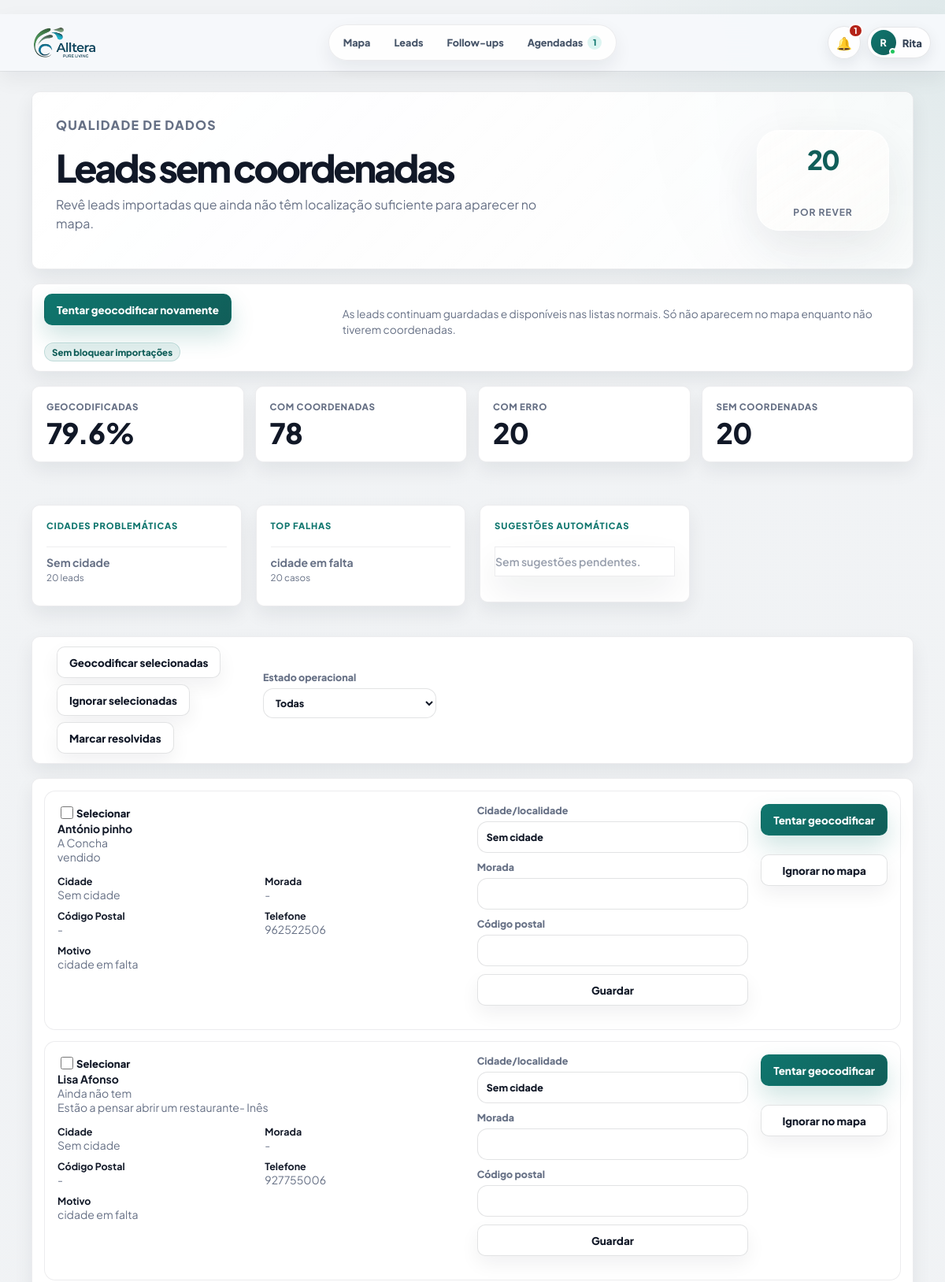
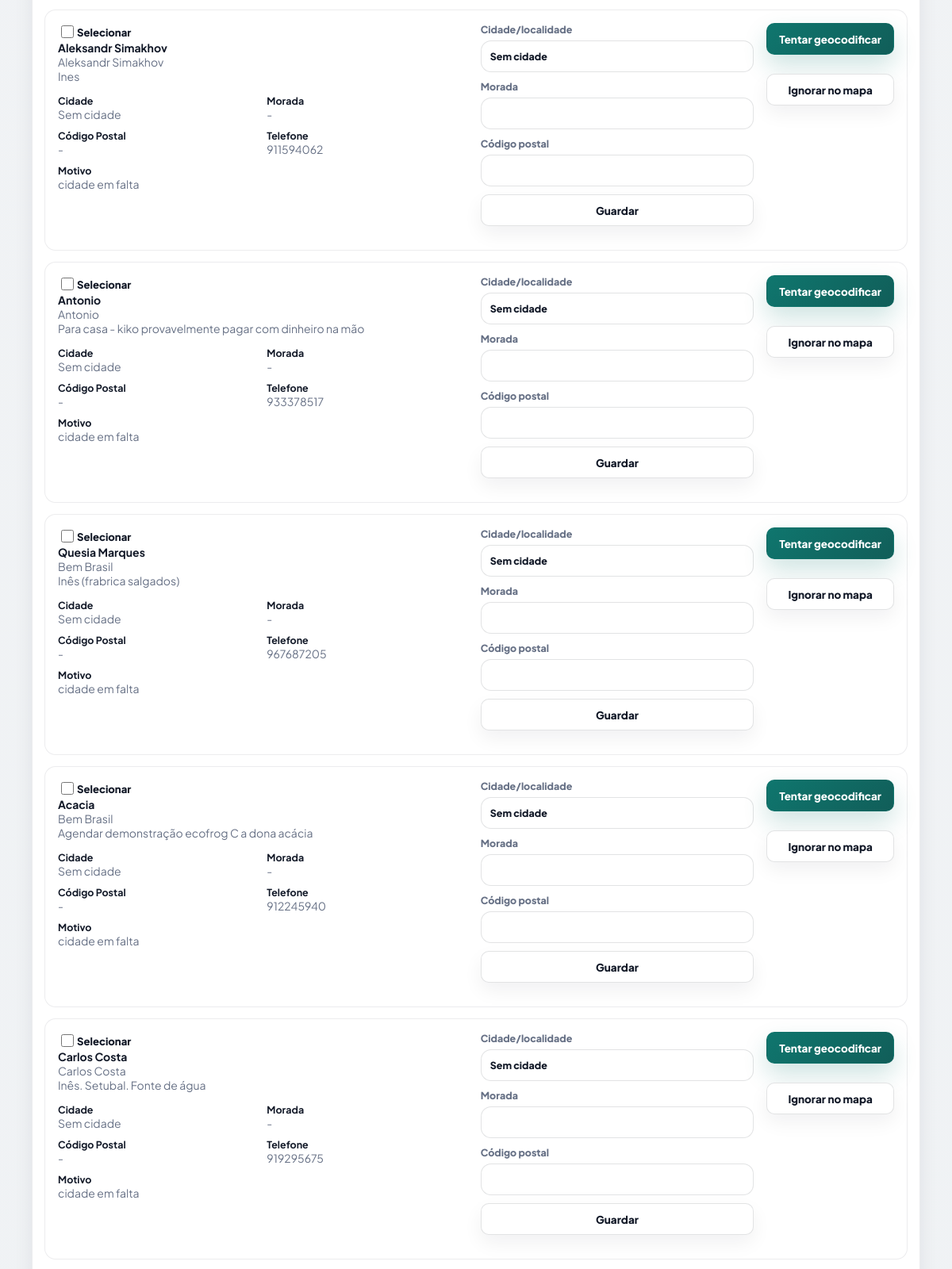
The page /sem-coordenadas (signed in, upper part) on the database its author committed (2 pictures, top to bottom).
### PlataformaApoioDecisaoComercial/models.py (models this page shows, shortened)
class User(UserMixin, db.Model):
    __tablename__ = "users"
    id = db.Column(db.Integer, primary_key=True)
    nome = db.Column(db.String(120), nullable=False)
    email = db.Column(db.String(160), nullable=False, unique=True, index=True)
    password_hash = db.Column(db.String(255), nullable=False)
    role = db.Column(db.String(40), nullable=False, default="comercial")
    ativo = db.Column(db.Boolean, nullable=False, default=True)
    created_at = db.Column(db.DateTime, default=datetime.utcnow)
    @property
    def is_active(self):
        return bool(self.ativo)
    historico = db.relationship("HistoricoLead", back_populates="user", lazy="dynamic")
    assigned_leads = db.relationship("Lead", back_populates="assigned_to", lazy="dynamic")

class Lead(db.Model):
    id = db.Column(db.Integer, primary_key=True)
    nome_cliente = db.Column(db.String(180), nullable=True)
    area_negocio = db.Column(db.String(120), nullable=True)
    cidade = db.Column(db.String(80), nullable=True)
    empresa = db.Column(db.String(180), nullable=True)
    nome_empresa = db.Column(db.String(180), nullable=False)
    tipo_cliente = db.Column(db.String(80), nullable=False)
    morada = db.Column(db.String(220), nullable=True)
    codigo_postal = db.Column(db.String(20), nullable=True)
    localidade = db.Column(db.String(80), nullable=False)
    contacto = db.Column(db.String(120), nullable=True)
    telefone = db.Column(db.String(40), nullable=True)
    email = db.Column(db.String(160), nullable=True)
    categoria = db.Column(db.String(120), nullable=True)
    nif = db.Column(db.String(30), nullable=True)
    observacoes = db.Column(db.Text, nullable=True)
    observacoes_contacto = db.Column(db.Text, nullable=True)
    reuniao_info = db.Column(db.Text, nullable=True)
    classificacao_observacao = db.Column(db.String(80), nullable=True)
    motivo_classificacao = db.Column(db.Text, nullable=True)
    latitude = db.Column(db.Float, nullable=True)
    longitude = db.Column(db.Float, nullable=True)
    estado = db.Column(db.String(40), nullable=False, default="Por contactar")
    estado_lead = db.Column(db.String(40), nullable=True, default="Por contactar")
    prioridade = db.Column(db.String(20), nullable=True, default="Baixa")
    comercial_responsavel = db.Column(db.String(80), nullable=False, default="Flávia")
    data_novo_contacto = db.Column(db.Date, nullable=True)
    data_reuniao = db.Column(db.Date, nullable=True)
    hora_reuniao = db.Column(db.String(10), nullable=True)
    tags = db.Column(db.String(300), nullable=True)
    insight_tags = db.Column(db.String(400), nullable=True)
    insight_note = db.Column(db.Text, nullable=True)
    assigned_to_id = db.Column(db.Integer, db.ForeignKey("users.id"), nullable=True, index=True)
    created_at = db.Column(db.DateTime, default=datetime.utcnow)
    updated_at = db.Column(db.DateTime, default=datetime.utcnow, onupdate=datetime.utcnow)
    assigned_to = db.relationship("User", back_populates="assigned_leads")
    historico = db.relationship(
        "HistoricoLead",
        backref="lead",
        cascade="all, delete-orphan",
        order_by="desc(HistoricoLead.created_at)",
    )
    def tag_list(self):
        return [tag.strip() for tag in (self.tags or "").split(",") if tag.strip()]

### PlataformaApoioDecisaoComercial/app.py (the view, shortened to what this page needs)
    @app.route("/sem-coordenadas", methods=["GET", "POST"])
    @login_required
    def sem_coordenadas():
        status_filter = request.args.get("estado", "todas")
        leads = [lead for lead in Lead.query.order_by(Lead.nome_empresa.asc()).all() if needs_coordinate_review(lead)]
        if status_filter == "ativas":
            leads = [lead for lead in leads if is_active_lead(lead)]
        elif status_filter == "inativas":
            leads = [lead for lead in leads if is_inactive_lead(lead)]
        rows = [{"lead": lead, "motivo": coordinate_review_reason(lead), "sugestao": city_suggestion(lead.cidade or lead.localidade)} for lead in leads]
        return render_template("sem_coordenadas.html", rows=rows, status_filter=status_filter, quality=coordinate_quality_context(rows))

### PlataformaApoioDecisaoComercial/templates/sem_coordenadas.html (shortened to what this page needs)
{% extends "base.html" %}
{% block content %}
<main class="page-shell history-page">
    <section class="panel import-hero history-hero">
        <div>
            <p class="eyebrow">Qualidade de dados</p>
            <h1>Leads sem coordenadas</h1>
            <p>Revê leads importadas que ainda não têm localização suficiente para aparecer no mapa.</p>
        </div>
        <div class="history-hero__meta">
            <span>{{ rows|length }}</span>
            <strong>por rever</strong>
        </div>
    </section>
    <section class="panel history-toolbar">
        <div>
            <form method="post">
                <button class="button" type="submit">Tentar geocodificar novamente</button>
            </form>
            <span class="tag tag--soft">Sem bloquear importações</span>
        </div>
        <p class="hint">As leads continuam guardadas e disponíveis nas listas normais. Só não aparecem no mapa enquanto não tiverem coordenadas.</p>
    </section>
    <section class="metric-grid dashboard-metrics">
        <article><span>Geocodificadas</span><strong>{{ quality.geocoded_percent }}%</strong></article>
        <article><span>Com coordenadas</span><strong>{{ quality.with_coords }}</strong></article>
        <article><span>Com erro</span><strong>{{ quality.total_errors }}</strong></article>
        <article><span>Sem coordenadas</span><strong>{{ quality.without_coords }}</strong></article>
    </section>
    <section class="dashboard-grid">
        <article class="panel dashboard-card">
            <p class="eyebrow">Cidades problemáticas</p>
            <div class="dashboard-list">
                {% for city, count in quality.problem_cities %}
                <span><strong>{{ city }}</strong><small>{{ count }} leads</small></span>
                {% else %}
                <p class="empty-state empty-state--quiet">Sem falhas por cidade.</p>
                {% endfor %}
            </div>
        </article>
        <article class="panel dashboard-card">
            <p class="eyebrow">Top falhas</p>
            <div class="dashboard-list">
                {% for reason, count in quality.top_failures %}
                <span><strong>{{ reason }}</strong><small>{{ count }} casos</small></span>
                {% else %}
                <p class="empty-state empty-state--quiet">Sem falhas.</p>
                {% endfor %}
            </div>
        </article>
        <article class="panel dashboard-card">
            <p class="eyebrow">Sugestões automáticas</p>
            <div class="dashboard-list">
                {% for suggestion in quality.suggestions %}
                <span><strong>{{ suggestion.lead.cidade or suggestion.lead.localidade }}</strong><small>Sugerido: {{ suggestion.suggested }}</small></span>
                {% else %}
                <p class="empty-state empty-state--quiet">Sem sugestões pendentes.</p>
                {% endfor %}
            </div>
        </article>
    </section>
    <section class="panel history-toolbar">
        <div class="bulk-actions">
            <button class="button secondary" form="bulkCoordsForm" name="action" value="bulk_retry" type="submit">Geocodificar selecionadas</button>
            <button class="button secondary" form="bulkCoordsForm" name="action" value="bulk_ignore" type="submit">Ignorar selecionadas</button>
            <button class="button secondary" form="bulkCoordsForm" name="action" value="bulk_resolved" type="submit">Marcar resolvidas</button>
        </div>
        <form class="inactive-filters" method="get">
            <label class="history-filter-label">Estado operacional
                <select name="estado" onchange="this.form.submit()">
                    <option value="todas" {% if status_filter == 'todas' %}selected{% endif %}>Todas</option>
                </select>
            </label>
        </form>
    </section>
    <section class="panel no-coords-panel">
        {% for item in rows %}
        {% set lead = item.lead %}
        <article class="no-coords-row">
            <div class="no-coords-main">
                <label class="check-row"><input form="bulkCoordsForm" type="checkbox" name="lead_ids" value="{{ lead.id }}"> Selecionar</label>
                <div>
                    <strong>{{ lead.nome_cliente or lead.nome_empresa }}</strong>
                    <span>{{ lead.nome_empresa }}</span>
                </div>
                <p>{{ lead.observacoes or lead.observacoes_contacto or "Sem observações" }}</p>
                <div class="no-coords-grid">
                    <span><b>Cidade</b>{{ lead.cidade or lead.localidade or "-" }}</span>
                    <span><b>Morada</b>{{ lead.morada or "-" }}</span>
                    <span><b>Código Postal</b>{{ lead.codigo_postal or "-" }}</span>
                    <span><b>Telefone</b>{{ lead.telefone or "-" }}</span>
                    <span><b>Motivo</b>{{ item.motivo }}</span>
                </div>
            </div>
            <form class="no-coords-form" method="post">
                <label>Cidade/localidade<input name="cidade" value="{{ lead.cidade or lead.localidade or '' }}"></label>
                <label>Morada<input name="morada" value="{{ lead.morada or '' }}"></label>
                <label>Código postal<input name="codigo_postal" value="{{ lead.codigo_postal or '' }}"></label>
                <button class="button secondary" type="submit">Guardar</button>
            </form>
            <div class="no-coords-actions">
                <form method="post">
                    <button class="button" type="submit">Tentar geocodificar</button>
                </form>
                <form method="post">
                    <button class="button secondary" type="submit">Ignorar no mapa</button>
                </form>
            </div>
        </article>
        {% else %}
        <p class="empty-state">Não existem leads sem coordenadas para rever.</p>
        {% endfor %}
    </section>
</main>
{% endblock %}

### PlataformaApoioDecisaoComercial/templates/base.html (shortened to what this page needs)
﻿<!doctype html>
<html lang="pt">
<head>
    <link rel="stylesheet" href="https://unpkg.com/leaflet@1.9.4/dist/leaflet.css">
    <link rel="stylesheet" href="{{ url_for('static', filename='css/styles.css') }}">
</head>
<body>
    <div class="app-shell">
        <header class="topbar topbar--minimal" id="appTopbar" aria-label="Barra superior">
            <a class="topnav-brand" href="{{ url_for('admin_overview') if current_user.is_authenticated and current_user.role == 'admin' else (url_for('mapa_leads') if current_user.is_authenticated else url_for('login')) }}" aria-label="Alltera">
                <span class="topnav-brand__logo" aria-hidden="true">
                    <img src="{{ url_for('static', filename='alltera-logo.png') }}" alt="">
                </span>
            </a>
            {% if current_user.is_authenticated %}
            <nav class="topnav-pill" aria-label="Navegação principal">
                {% if current_user.role == "admin" %}
                <a href="{{ url_for('admin_overview') }}" {% if request.endpoint == 'admin_overview' %}aria-current="page"{% endif %}>Overview</a>
                <a href="{{ url_for('mapa_leads') }}" {% if request.endpoint == 'mapa_leads' %}aria-current="page"{% endif %}>Mapa</a>
                <a href="{{ url_for('todas_leads') }}" {% if request.endpoint == 'todas_leads' %}aria-current="page"{% endif %}>Leads</a>
                <a href="{{ url_for('admin_users') }}" {% if request.endpoint == 'admin_users' %}aria-current="page"{% endif %}>Equipa</a>
                <a href="{{ url_for('historico') }}" {% if request.endpoint == 'historico' %}aria-current="page"{% endif %}>Auditoria</a>
                <a href="{{ url_for('importar_leads') }}" {% if request.endpoint == 'importar_leads' %}aria-current="page"{% endif %}>Importar Leads</a>
                {% else %}
                <a href="{{ url_for('mapa_leads') }}" {% if request.endpoint == 'mapa_leads' %}aria-current="page"{% endif %}>Mapa</a>
                <a href="{{ url_for('todas_leads') }}" {% if request.endpoint == 'todas_leads' %}aria-current="page"{% endif %}>Leads</a>
                <a href="{{ url_for('esquecidas') }}" {% if request.endpoint == 'esquecidas' %}aria-current="page"{% endif %}>Follow-ups</a>
                <a href="{{ url_for('agendadas') }}" {% if request.endpoint == 'agendadas' %}aria-current="page"{% endif %}>
                    Agendadas
                    {% if scheduled_sidebar_count %}
                    <strong class="topnav-badge">{{ scheduled_sidebar_count }}</strong>
                    {% endif %}
                </a>
                {% endif %}
            </nav>
            {% endif %}
            <div class="topbar__actions">
                {% if current_user.is_authenticated %}
                {% set display_name = current_user.nome or current_user.email %}
                {% set first_name = display_name.split()[0] %}
                <div class="notifications-menu" id="notificationsMenu">
                    <button class="notifications-trigger" id="notificationsButton" type="button" aria-haspopup="menu" aria-expanded="false" aria-controls="notificationsDropdown" title="Notificações operacionais">
                        <span aria-hidden="true">🔔</span>
                        {% if operational_notifications.count > 0 %}
                        <strong>{{ operational_notifications.count }}</strong>
                        {% endif %}
                    </button>
                </div>
                <div class="profile-menu" id="profileMenu">
                    <button class="profile-trigger" id="profileMenuButton" type="button" aria-haspopup="menu" aria-expanded="false" aria-controls="profileDropdown">
                        <span class="profile-avatar" aria-hidden="true">{{ display_name[:1]|upper }}<i></i></span>
                        <span class="profile-trigger__name">{{ first_name }}</span>
                    </button>
                </div>
                {% endif %}
            </div>
        </header>
        <div class="app-shell__content">
            {% block content %}{% endblock %}
        </div>
    </div>
    {% if current_user.is_authenticated %}
    <aside class="command-palette" id="commandPalette" aria-hidden="true">
    </aside>
    <aside class="global-lead-drawer" id="globalLeadDrawer" aria-hidden="true">
    </aside>
    {% endif %}
</body>
</html>

### rows shown on the page
User: nome "R", nome "Rita"
Lead: cidade "Sem cidade", count "20", nome_cliente "António pinho", nome_empresa "A Concha", observacoes+observacoes_contacto "vendido", cidade "Sem cidade", morada "-", codigo_postal "-", telefone "962522506", cidade "Sem cidade"
Lead: nome_cliente "Lisa Afonso", nome_empresa "Ainda não tem", observacoes "Estão a pensar abrir um restaurante- Inês", cidade "Sem cidade", morada "-", codigo_postal "-", telefone "927755006", cidade "Sem cidade"
Lead: nome_cliente "Aleksandr Simakhov", nome_empresa "Aleksandr Simakhov", observacoes "Ines", cidade "Sem cidade", morada "-", codigo_postal "-", telefone "911594062", cidade "Sem cidade"
Lead: nome_cliente "Antonio", nome_empresa "Antonio", observacoes "Para casa - kiko provavelmente pagar com dinheiro na mão", cidade "Sem cidade", morada "-", codigo_postal "-", telefone "933378517", cidade "Sem cidade"
Lead: nome_cliente "Quesia Marques", nome_empresa "Bem Brasil", observacoes "Inês (frabrica salgados)", cidade "Sem cidade", morada "-", codigo_postal "-", telefone "967687205", cidade "Sem cidade"
Lead: nome_cliente "Acacia", nome_empresa "Bem Brasil", observacoes "Agendar demonstração ecofrog C a dona acácia", cidade "Sem cidade", morada "-", codigo_postal "-", telefone "912245940", cidade "Sem cidade"
Lead: nome_cliente "Carlos Costa", nome_empresa "Carlos Costa", observacoes "Inês. Setubal. Fonte de água", cidade "Sem cidade", morada "-", codigo_postal "-", telefone "919295675", cidade "Sem cidade"

### other values the page prints
{{ scheduled_sidebar_count }} "1"
{{ operational_notifications.count }} "1"
{{ rows|length }} "20"
{{ quality.geocoded_percent }} "79.6"
{{ quality.with_coords }} "78"
{{ quality.total_errors }} "20"
{{ quality.without_coords }} "20"
{{ reason }} "cidade em falta"
{{ count }} "20"
{{ item.motivo }} "cidade em falta" "cidade em falta" "cidade em falta" "cidade em falta" "cidade em falta" "cidade em falta" "cidade em falta"
